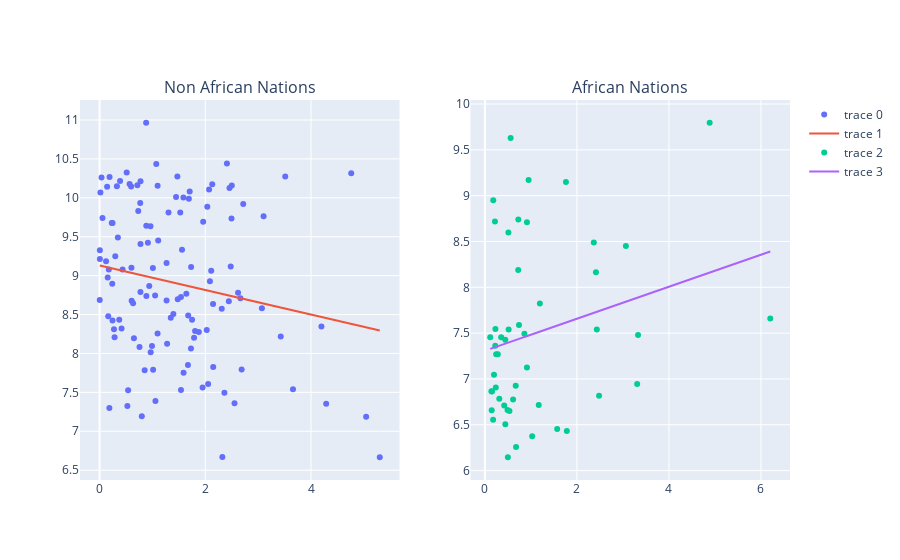

The code cell stored with this chart in its notebook:
### Code cell
fit = df.copy()
fit["mean"]         = linear_reg_model(x_data).detach().cpu().numpy()
african_nations     = fit[fit["cont_africa"] == 1]
non_african_nations = fit[fit["cont_africa"] == 0]

fig = make_subplots(1,2, subplot_titles=("Non African Nations", "African Nations"))

fig.add_trace(go.Scatter(x=non_african_nations["rugged"], y=non_african_nations["rgdppc_2000"], mode='markers'), row=1, col=1)
fig.add_trace(go.Scatter(x=non_african_nations["rugged"], y=non_african_nations["mean"]), row=1, col=1)

fig.add_trace(go.Scatter(x=african_nations["rugged"], y=african_nations["rgdppc_2000"], mode='markers'), row=1, col=2)
fig.add_trace(go.Scatter(x=african_nations["rugged"], y=african_nations["mean"]), row=1, col=2)

fig
